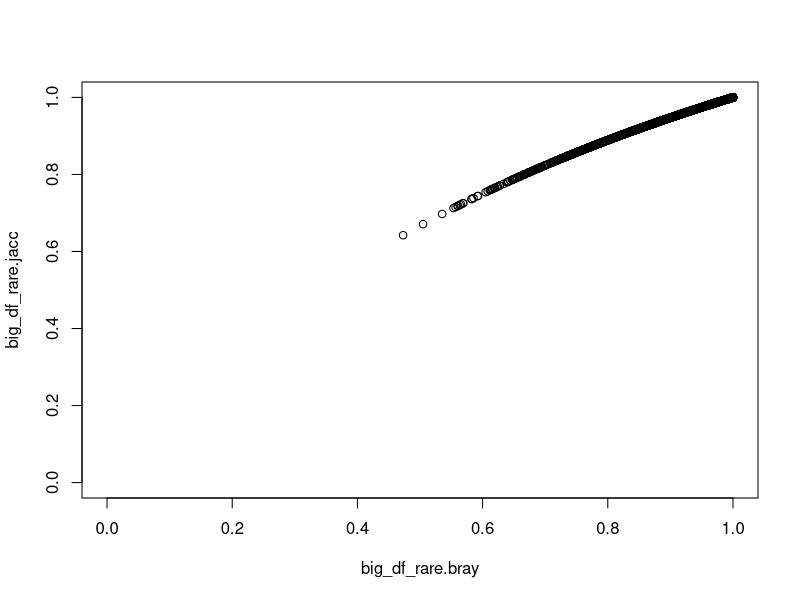
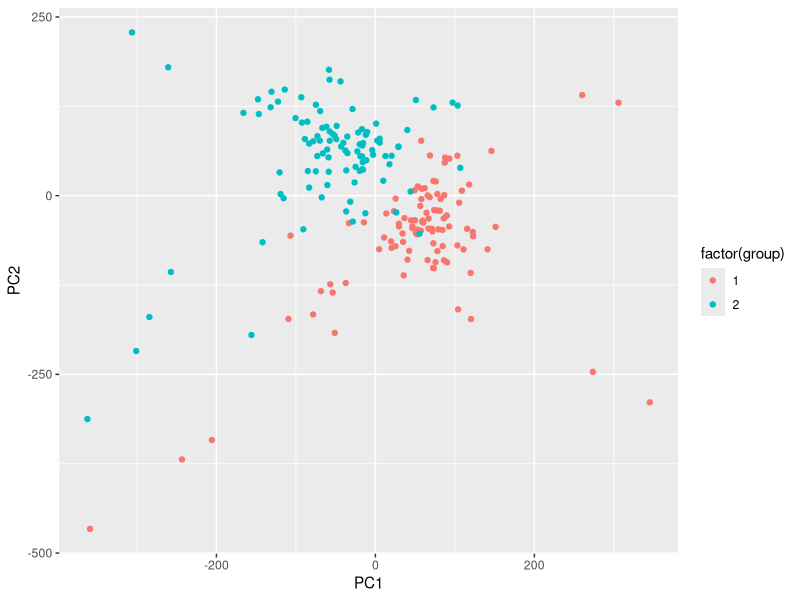
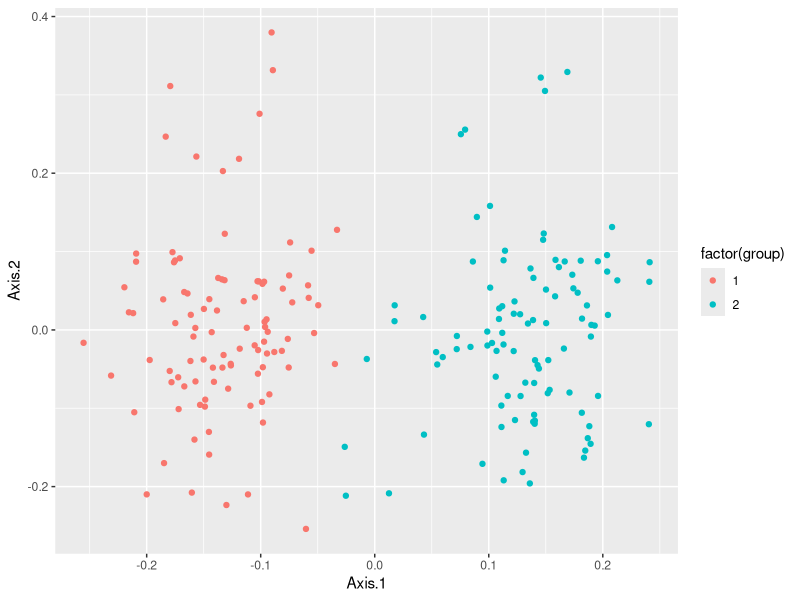
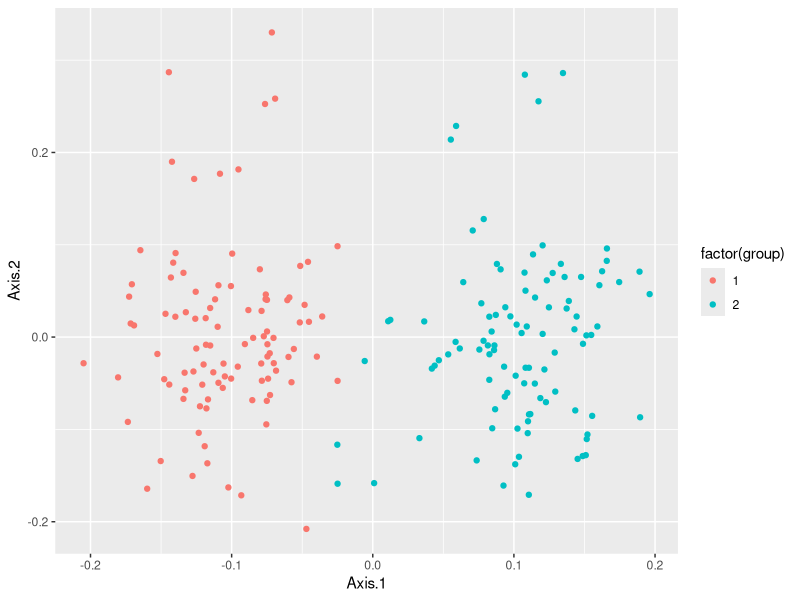
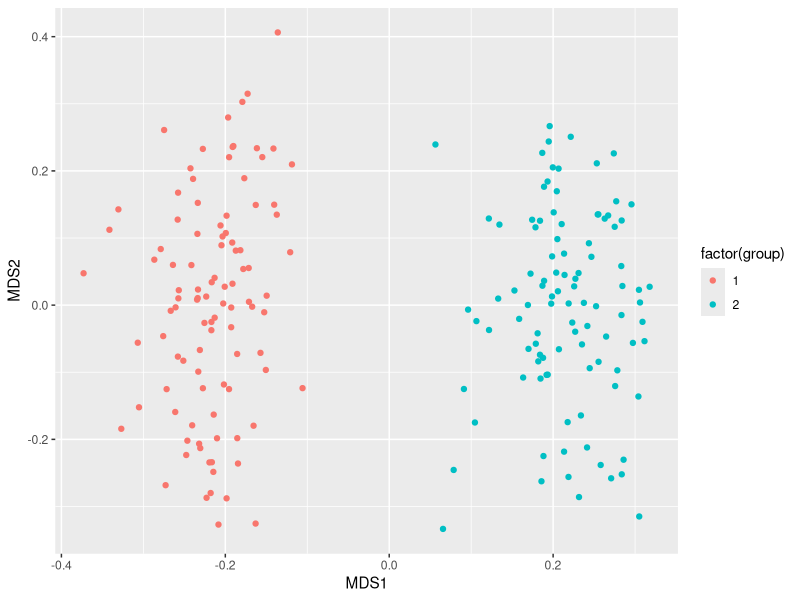
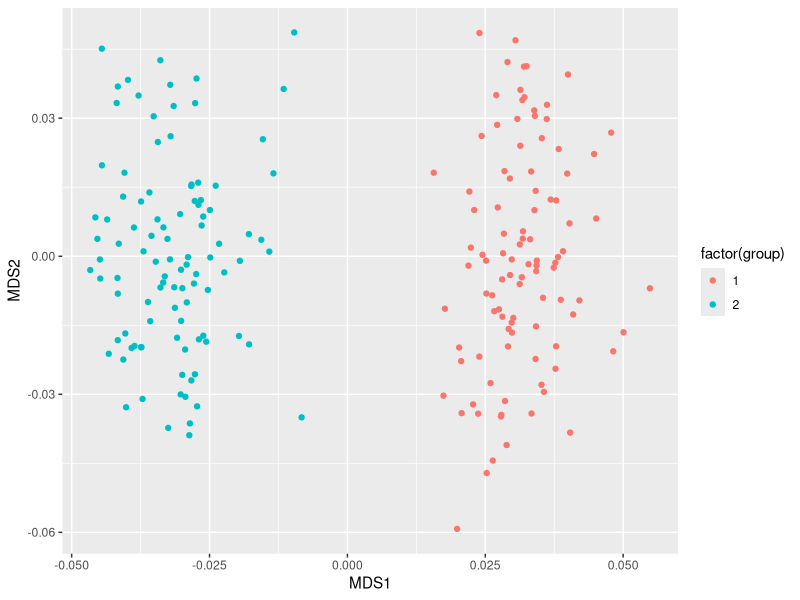

The R source for these figures, in order:
#Beta Diversity


# "The vegan package provides tools for descriptive community ecology.
# It has most basic functions of diversity analysis, community ordination
# and dissimilarity analysis. Most of its multivariate tools can be
# used for other data types as well." Taken from the vegan help page

library(vegan)
library(ggplot2)
library(ape)


#use random distribution generators to make a neg binomial distributed matrix
#this will be a reasonable-ish approximation of microbiome data

set.seed(731)
big_df1 <- matrix(rnbinom(10000, size = .05, prob = .001),
                 nrow = 100,
                 ncol = 100)

big_df2 <- matrix(rnbinom(10000, size = .05, prob = .001),
                  nrow = 100,
                  ncol = 100)

colnames(big_df1) <- paste("patient", 1:100,sep = "_" )
rownames(big_df1) <- paste("species", 1:100,sep = "_" )

colnames(big_df2) <- paste("patient", 101:200,sep = "_" )
#rownames(big_df2) <- paste("species", 1:100,sep = "_" )
rownames(big_df2) <- paste("species", 51:150,sep = "_" )


big_df <- merge(big_df1,big_df2,by  = 0, all =T )
big_df[is.na(big_df)] <- 0
rownames(big_df) <- big_df$Row.names
big_df$Row.names <- NULL
dim(big_df)

# Rarefy ------------------------------------------------------------------

# Because there were not signficant differences between relative abundance and
# rarefied data abundances we will use rarefied data with the same thresholds
# used in the previous

#remove all samples < 1100

big_df.rare <- big_df[,which(colSums(big_df) >= min(colSums(big_df)))]

#remove all species == 0
big_df.rare <- big_df.rare[which(rowSums(big_df) > 0),]

# rrarefy, note the second "r", requires sampling the rows not colums
# the t() function transposes data (i.e., rows become columns)

big_df.rare <- rrarefy(t(big_df.rare), sample = min(colSums(big_df)))

#check to make sure all
all(colSums(big_df.rare) > 0)


# Beta diversity ----------------------------------------------------------

#You should read the vegdist help file

#Two popular diversity metrics

big_df_rare.bray <- vegdist(x = big_df.rare,
                            method = "bray",
                            binary = FALSE,
                            upper = FALSE,)

big_df_rare.jacc <- vegdist(x = big_df.rare,
                            method = "jaccard",
                            binary = FALSE,
                            upper = FALSE,)

# for these data the distances are similar, but for other data it can make a
# big difference
cor.test(big_df_rare.bray, big_df_rare.jacc)
plot(big_df_rare.bray, big_df_rare.jacc,xlim = c(0,1), ylim=c(0,1))

#View(as.data.frame(as.matrix(big_df_rare.bray)))



# Principle Components Analysis -------------------------------------------


big_df.prcomp <- prcomp(big_df.rare)

#to determine how much variance is explained lets look at the summary
summary(big_df.prcomp)

big_df_prcomp.df <- as.data.frame(big_df.prcomp$x[,1:5])
big_df_prcomp.df$group <- rep(c(1,2), times = c(100,100))


big_df_prcomp.plot <- ggplot(big_df_prcomp.df,
                             aes(x = PC1,
                                 y = PC2,
                                 color = factor(group))
                             )

big_df_prcomp.plot+ geom_point()

# Principle Coordinates Analysis -------------------------------------------

# PCoA wants a matrix of dist object. We will provide both distance objects
# separately, starting with bray

big_df_bray.pcoa <- pcoa(big_df_rare.bray)

#With PCoA the we don't get percent variation but an analogous value of
# brokenstick can be accessed
View(big_df_bray.pcoa$values)

big_df_bray_pcoa.df <- as.data.frame(big_df_bray.pcoa$vectors[,1:5])
big_df_bray_pcoa.df$group <- rep(c(1,2), times = c(100,100))

big_df_bray_pcoa.plot <- ggplot(big_df_bray_pcoa.df,
                             aes(x = Axis.1,
                                 y = Axis.2,
                                 color = factor(group))
)

big_df_bray_pcoa.plot+ geom_point()

#now jaccard

big_df_jacc.pcoa <- pcoa(big_df_rare.jacc)

big_df_jacc_pcoa.df <- as.data.frame(big_df_jacc.pcoa$vectors[,1:5])
big_df_jacc_pcoa.df$group <- rep(c(1,2), times = c(100,100))

big_df_jacc_pcoa.plot <- ggplot(big_df_jacc_pcoa.df,
                                aes(x = Axis.1,
                                    y = Axis.2,
                                    color = factor(group))
)

big_df_jacc_pcoa.plot+ geom_point()



# Non-metric Multidimensional Scaling ------------------------------------

#Now we will try the same approach but with NMDS. For NMDS we have to decide on
# a number of dimensions. The default is 2, but most of the time that will
# yield a very high stress. To attempt to minimize stress we will try a few
# values of k (dimensions) and find the one the results in lowest stress
# our target is around or below .1

(metaMDS(big_df.rare,distance = "bray", k = 2))$stress # too high to be useful
(metaMDS(big_df.rare,distance = "bray", k = 5))$stress # better, but still high
(metaMDS(big_df.rare,distance = "bray", k = 10))$stress # better, but still high
(metaMDS(big_df.rare,distance = "bray", k = 12))$stress # good


big_df_rare_bray.NMDS <- metaMDS(big_df.rare,distance = "bray", k = 12)

# Unlike PCA and PCoA, no % of variance associated with each axis in NMDS

big_df_rare_bray_nmds.df <- as.data.frame(big_df_rare_bray.NMDS$points)
big_df_rare_bray_nmds.df$group <- rep(c(1,2), times = c(100,100))

big_df_rare_bray_nmds.plot <- ggplot(big_df_rare_bray_nmds.df,
                                aes(x = MDS1,
                                    y = MDS2,
                                    color = factor(group))
)

big_df_rare_bray_nmds.plot + geom_point()

#now jaccard
big_df_rare_jacc.NMDS <- metaMDS(big_df.rare,distance = "jaccard", k = 12)
big_df_rare_jacc_nmds.df <- as.data.frame(big_df_rare_jacc.NMDS$points)

big_df_rare_jacc_nmds.df$group <- rep(c(1,2), times = c(100,100))

big_df_rare_jacc_nmds.plot <- ggplot(big_df_rare_jacc_nmds.df,
                                     aes(x = MDS1,
                                         y = MDS2,
                                         color = factor(group))
)

big_df_rare_jacc_nmds.plot + geom_point()





